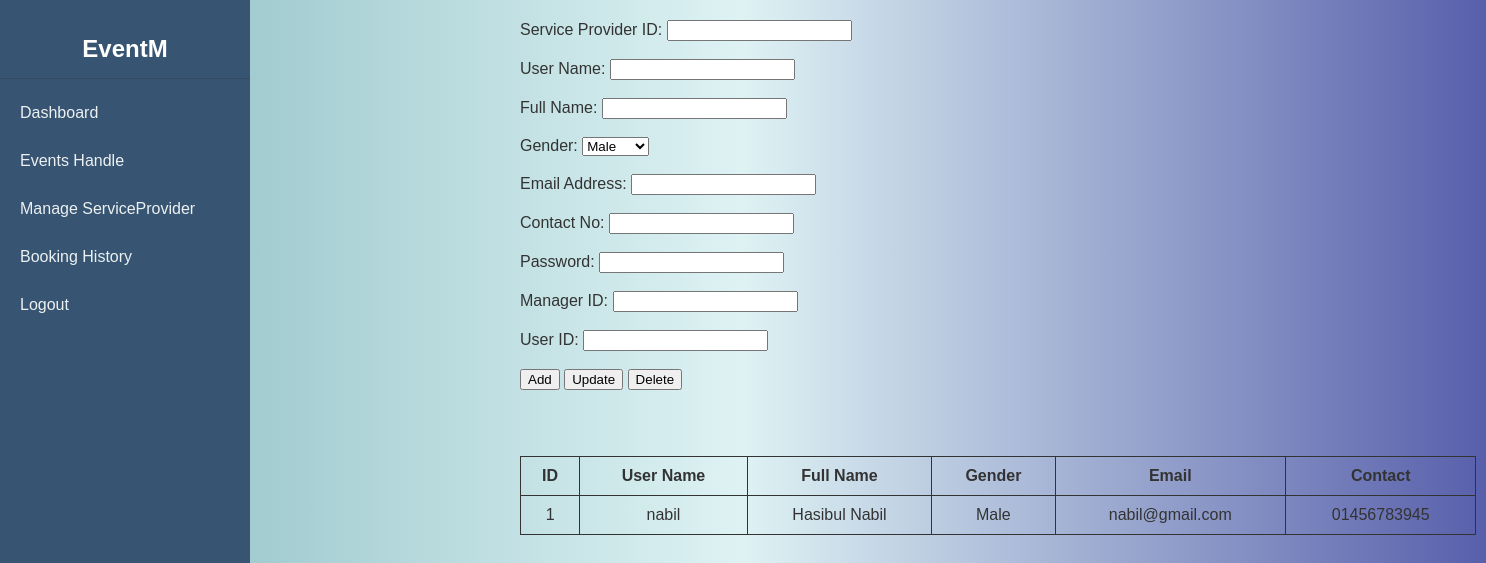
Page /view/manager/manageSp.php (signed in) on the committed database.
### tables this page shows
CREATE TABLE `service_provider_table` (
  `service_provider_id` int(11) NOT NULL,
  `user_id` int(11) NOT NULL,
  `manager_id` int(11) NOT NULL,
  `service_provider_username` varchar(100) NOT NULL,
  `service_provider_name` varchar(100) NOT NULL,
  `service_provider_email` varchar(50) NOT NULL,
  `service_provider_password` varchar(50) NOT NULL,
  `service_provider_gender` varchar(50) NOT NULL,
  `service_provider_contact_no` varchar(50) NOT NULL
);

### model/manageSpModel.php (called while the page is built, shortened)
<?php
function getAllServiceProviders() {
    $conn = getConnection();
    $sql = "SELECT service_provider_id, service_provider_username, service_provider_name, service_provider_gender, service_provider_email, service_provider_contact_no FROM service_provider_table";
    $result = mysqli_query($conn, $sql);
    return $result;
}
?>

### controller/manageSpController.php (called while the page is built, shortened)
<?php
include 'C:/xampp/htdocs/event_organizer_and_management_portal/model/manageSpModel.php';
$serviceProviders = getAllServiceProviders();
?>

### view/manager/manageSp.php (the view, shortened to what this page needs)
<?php
include 'C:/xampp/htdocs/event_organizer_and_management_portal/controller/manageSpController.php';
?>
<!DOCTYPE html>
<html>
<head>
    <link rel="stylesheet" href="/event_organizer_and_management_portal/view/css/external.css">
    <link rel="stylesheet" href="/event_organizer_and_management_portal/view/css/manager.css">
    <link rel="stylesheet" href="/event_organizer_and_management_portal/view/css/table.css">
</head>
<body>
<div class="dashboard-container">
    <nav class="sidebar-nav">
        <div class="logo">EventM</div>
        <ul>
            <li><a href="manager.php">Dashboard</a></li>
            <li><a href="eventhandle.php">Events Handle</a></li>
            <li><a href="manageSp.php">Manage ServiceProvider</a></li>
            <li><a href="Bookinghistory.php">Booking History</a></li>
            <li class="logout-item"><a href="../logout.php">Logout</a></li>
        </ul>
    </nav>
    <div style="margin-left:250px; padding:20px;">
        <form method="post" action="">
            <label for="spId">Service Provider ID:</label>
            <input type="text" id="spId" name="spId"><br><br>
            <label for="username">User Name:</label>
            <input type="text" id="username" name="username"><br><br>
            <label for="fullname">Full Name:</label>
            <input type="text" id="fullname" name="fullname"><br><br>
            <label for="gender">Gender:</label>
            <select name="gender">
                <option value="Male">Male</option>
            </select><br><br>
            <label for="email">Email Address:</label>
            <input type="text" id="email" name="email"><br><br>
            <label for="contact">Contact No:</label>
            <input type="text" id="contact" name="contact"><br><br>
            <label for="password">Password:</label>
            <input type="password" id="password" name="password"><br><br>
            <label for="managerId">Manager ID:</label>
            <input type="text" id="managerId" name="managerId"><br><br>
            <label for="userId">User ID:</label>
            <input type="text" id="userId" name="userId"><br><br>
            <button class="addbtn" name="add">Add</button>
            <button class="updatebtn" name="update">Update</button>
            <button class="deletebtn" name="delete">Delete</button>
        </form><br><br>
        <?php
        if (mysqli_num_rows($serviceProviders) > 0) {
            echo "<table class='sp-table'>";
            echo "<tr>
                    <th>ID</th>
                    <th>User Name</th>
                    <th>Full Name</th>
                    <th>Gender</th>
                    <th>Email</th>
                    <th>Contact</th>
                  </tr>";
            while ($row = mysqli_fetch_assoc($serviceProviders)) {
                echo "<tr>
                        <td>{$row['service_provider_id']}</td>
                        <td>{$row['service_provider_username']}</td>
                        <td>{$row['service_provider_name']}</td>
                        <td>{$row['service_provider_gender']}</td>
                        <td>{$row['service_provider_email']}</td>
                        <td>{$row['service_provider_contact_no']}</td>
                      </tr>";
            }
            echo "</table>";
        } else {
            echo "No service providers found.";
        }
        ?>
    </div>
</div>
</body>
</html>

### view/css/external.css (style rules this page uses)
* { font-family: 'Google-Sans', sans-serif; }
body { background: linear-gradient(to right, #68a9b0d2, #009da821, #000b7fa7); color: #333; }

### view/css/manager.css (style rules this page uses)
body { margin: 0; padding: 0; }
.dashboard-container { display: flex; min-height: 100vh; }
.sidebar-nav { width: 250px; background-color: #375572; color: #ecf0f1; padding-top: 20px; display: flex; flex-direction: column; }
.sidebar-nav .logo { font-size: 24px; font-weight: bold; text-align: center; padding: 15px 0; color: #fff; border-bottom: 1px solid #34495e; margin-bottom: 10px; }
.sidebar-nav ul { list-style: none; padding: 0; margin: 0; flex-grow: 1; }
.sidebar-nav li a { display: block; padding: 15px 20px; color: #ecf0f1; text-decoration: none; transition: background-color 0.3s; }

### view/css/table.css (style rules this page uses)
.sp-table { width: 160%; margin: 30px auto; text-align: center; border-collapse: collapse; font-size: 16px; border: 1px solid ; }
.sp-table th, .sp-table td { border: 1px solid; padding: 10px; }

### rows in the picture
service_provider_table: service_provider_id "1", service_provider_username "nabil", service_provider_name "Hasibul Nabil", service_provider_gender "Male", service_provider_email "nabil@gmail.com", service_provider_contact_no "01456783945"
